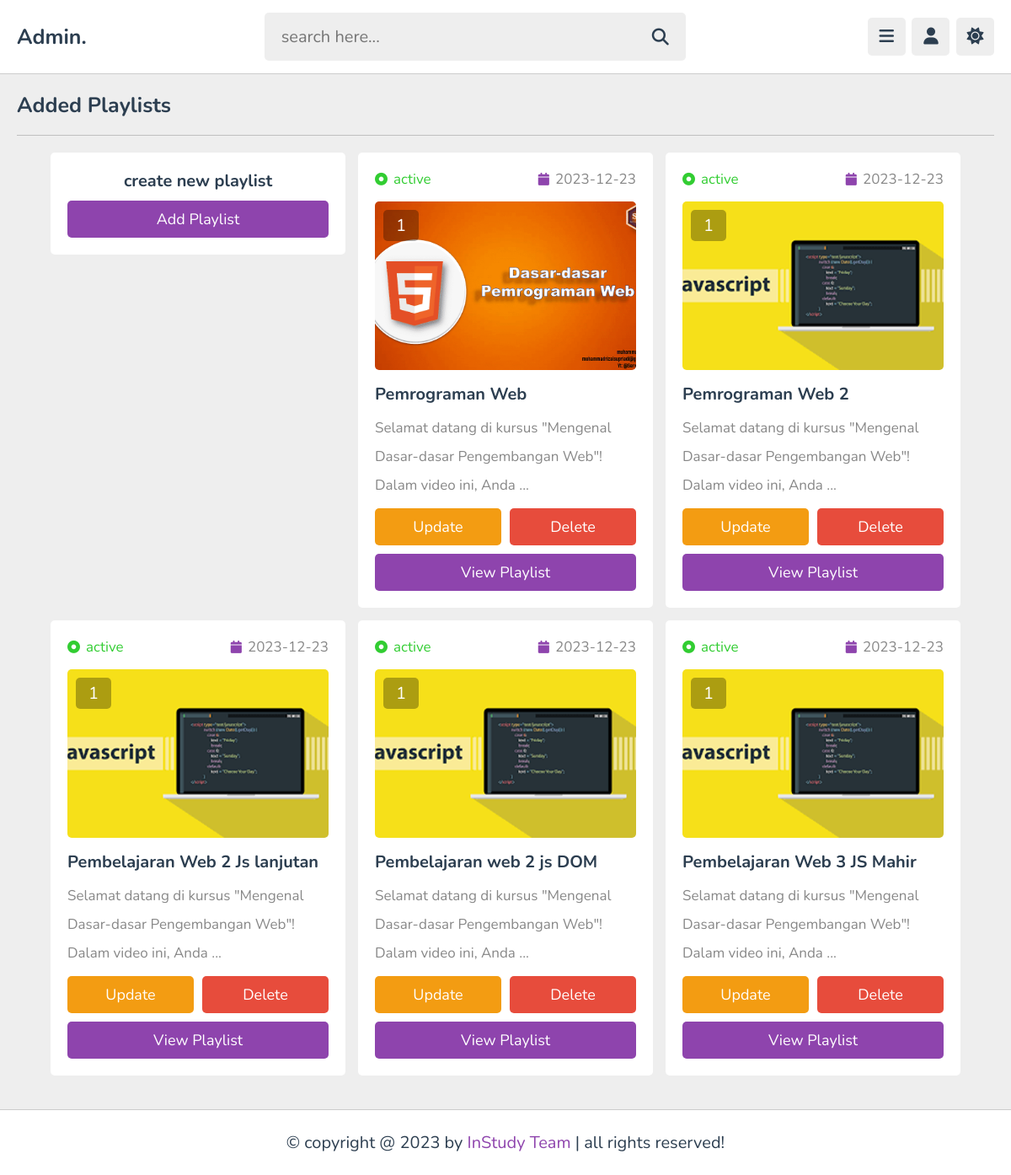
The app's page /admin/playlists.php (signed in) with its own data.
### tables this page shows
CREATE TABLE `playlist` (
  `id` varchar(20) NOT NULL,
  `tutor_id` varchar(20) NOT NULL,
  `title` varchar(100) NOT NULL,
  `description` varchar(1000) NOT NULL,
  `thumb` varchar(100) NOT NULL,
  `date` date NOT NULL DEFAULT current_timestamp(),
  `status` varchar(20) NOT NULL DEFAULT 'deactive'
);

### admin/playlists.php (the view, shortened to what this page needs)
<?php
include '../components/connect.php';
if(isset($_COOKIE['tutor_id'])){
   $tutor_id = $_COOKIE['tutor_id'];
}else{
   $tutor_id = '';
   header('location:login.php');
}
?>
<!DOCTYPE html>
<html lang="en">
<head>
   <link rel="stylesheet" href="https://cdnjs.cloudflare.com/ajax/libs/font-awesome/6.2.0/css/all.min.css">
   <link rel="stylesheet" href="../css/admin_style.css">
</head>
<body>
<?php include '../components/admin_header.php'; ?>
<section class="playlists">
   <h1 class="heading">added playlists</h1>
   <div class="box-container">
      <div class="box" style="text-align: center;">
         <h3 class="title" style="margin-bottom: .5rem;">create new playlist</h3>
         <a href="add_playlist.php" class="btn">add playlist</a>
      </div>
      <?php
         $select_playlist = $conn->prepare("SELECT * FROM `playlist` WHERE tutor_id = ? ORDER BY date DESC");
         $select_playlist->execute([$tutor_id]);
         if($select_playlist->rowCount() > 0){
         while($fetch_playlist = $select_playlist->fetch(PDO::FETCH_ASSOC)){
            $playlist_id = $fetch_playlist['id'];
            $count_videos = $conn->prepare("SELECT * FROM `content` WHERE playlist_id = ?");
            $count_videos->execute([$playlist_id]);
            $total_videos = $count_videos->rowCount();
      ?>
      <div class="box">
         <div class="flex">
            <div><i class="fas fa-circle-dot" style="<?php if($fetch_playlist['status'] == 'active'){echo 'color:limegreen'; }else{echo 'color:red';} ?>"></i><span style="<?php if($fetch_playlist['status'] == 'active'){echo 'color:limegreen'; }else{echo 'color:red';} ?>"><?= $fetch_playlist['status']; ?></span></div>
            <div><i class="fas fa-calendar"></i><span><?= $fetch_playlist['date']; ?></span></div>
         </div>
         <div class="thumb">
            <span><?= $total_videos; ?></span>
            <img src="../uploaded_files/<?= $fetch_playlist['thumb']; ?>" alt="">
         </div>
         <h3 class="title"><?= $fetch_playlist['title']; ?></h3>
         <p class="description"><?= $fetch_playlist['description']; ?></p>
         <form action="" method="post" class="flex-btn">
            <a href="update_playlist.php?get_id=<?= $playlist_id; ?>" class="option-btn">update</a>
            <input type="submit" value="delete" class="delete-btn" onclick="return confirm('delete this playlist?');" name="delete">
         </form>
         <a href="view_playlist.php?get_id=<?= $playlist_id; ?>" class="btn">view playlist</a>
      </div>
      <?php
         }
      }else{
         echo '<p class="empty">no playlist added yet!</p>';
      }
      ?>
   </div>
</section>
<?php include '../components/footer.php'; ?>
</body>
</html>

### css/admin_style.css (style rules this page uses)
:root { --main-color:#8e44ad; --red:#e74c3c; --oragen:#f39c12; --white:#fff; --black:#2c3e50; --light-color:#888; --light-bg:#eee; --border:.1rem solid rgba(0,0,0,.2); }
* { font-family: 'Nunito', sans-serif; margin: 0; padding: 0; box-sizing: border-box; outline: none; border: none; text-decoration: none; }
html { font-size: 62.5%; overflow-x: hidden; }
body { background-color: var(--light-bg); padding-left: 30rem; }
section { padding:2rem; max-width: 1200px; margin: 0 auto; }
.btn, .option-btn, .delete-btn, .inline-btn, .inline-option-btn, .inline-delete-btn { border-radius: .5rem; padding: 1rem 3rem; font-size: 1.8rem; color: #fff; margin-top: 1rem; text-transform: capitalize; cursor: pointer; text-align: center; }
.btn, .option-btn, .delete-btn { display: block; width: 100%; }
.btn, .inline-btn { background-color: var(--main-color); }
.option-btn, .inline-option-btn { background-color: var(--oragen); }
.delete-btn, .inline-delete-btn { background-color: var(--red); }
.flex-btn { display:flex; gap: 1rem; }
.heading { padding-bottom: 1.8rem; border-bottom: var(--border); font-size: 2.5rem; color: var(--black); text-transform: capitalize; margin-bottom: 2rem; }
.playlists .box-container { display: grid; grid-template-columns: repeat(auto-fit, 35rem); align-items: flex-start; justify-content: center; gap: 1.5rem; }
.playlists .box-container .box { background-color: var(--white); border-radius: .5rem; padding: 2rem; overflow-x:hidden; }
.playlists .box-container .box .thumb { height: 20rem; position: relative; margin: 1.5rem 0; }
.playlists .box-container .box .flex { display: flex; align-items: center; gap: 1.5rem; justify-content: space-between; }
.playlists .box-container .box .flex i { font-size: 1.5rem; color: var(--main-color); margin-right:.7rem; }
.playlists .box-container .box .flex span { color: var(--light-color); font-size: 1.7rem; }
.playlists .box-container .box .thumb img { height: 100%; width: 100%; object-fit: cover; border-radius: .5rem; }
.playlists .box-container .box .thumb span { background-color: rgba(0,0,0,.3); color: #fff; border-radius: .5rem; position: absolute; top: 1rem; left: 1rem; padding: .5rem 1.5rem; font-size: 2rem; }
.playlists .box-container .box .title { font-size: 2rem; color: var(--black); margin-bottom: 1rem; text-overflow: ellipsis; white-space: nowrap; overflow-x:hidden; }
.playlists .box-container .box .description { line-height: 2; font-size: 1.7rem; color: var(--light-color); }
.playlists .box-container .box .description::after { content: '...'; }
@media (max-width:1200px) { body { padding-left: 0; } }

### records on screen
playlist: status "active", date "2023-12-23", total_videos "1", thumb (picture), title "Pemrograman Web", description "Selamat datang di kursus \"Mengenal Dasar-dasar Pengembangan Web\"! Dalam video ini, Anda"
playlist: status "active", date "2023-12-23", total_videos "1", thumb (picture), title "Pemrograman Web 2", description "Selamat datang di kursus \"Mengenal Dasar-dasar Pengembangan Web\"! Dalam video ini, Anda"
playlist: status "active", date "2023-12-23", total_videos "1", thumb (picture), title "Pembelajaran Web 2 Js lanjutan", description "Selamat datang di kursus \"Mengenal Dasar-dasar Pengembangan Web\"! Dalam video ini, Anda"
playlist: status "active", date "2023-12-23", total_videos "1", thumb (picture), title "Pembelajaran web 2 js DOM", description "Selamat datang di kursus \"Mengenal Dasar-dasar Pengembangan Web\"! Dalam video ini, Anda"
playlist: status "active", date "2023-12-23", total_videos "1", thumb (picture), title "Pembelajaran Web 3 JS Mahir", description "Selamat datang di kursus \"Mengenal Dasar-dasar Pengembangan Web\"! Dalam video ini, Anda"
